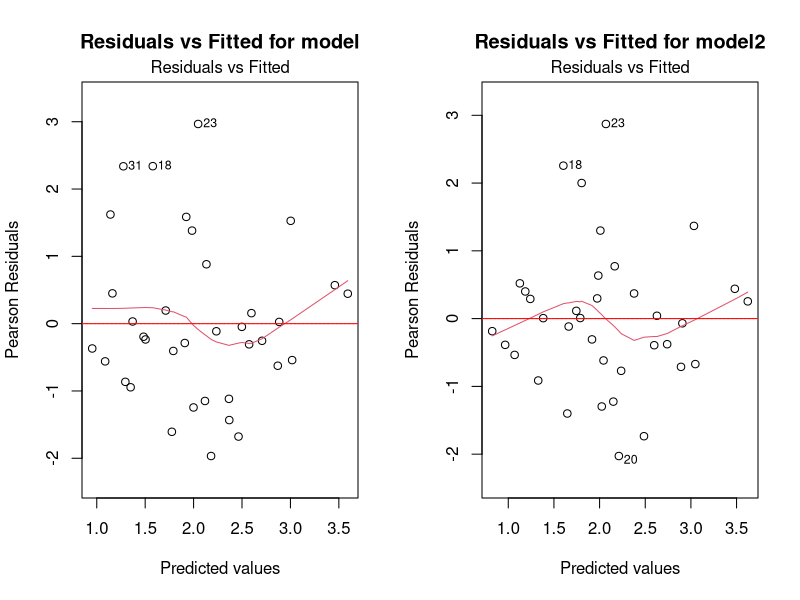

Recreate this plot in R. (Note: this script raises an error after producing the figure.)
## ---- chunk 1
## poisson regression
poem <- read.csv("poem_project.csv")
poem$end <- as.factor(poem$end )
poem$followed <- as.factor(poem$followed )
poem$poem6 <- as.factor(poem$poem6 )

model0 <- glm(count ~ poem2+poem3+poem4+poem5+poem6+end+followed, family = poisson, data = poem)
model1 <- glm(count ~ poem2+poem3+poem4+poem5+poem6+end+followed+poem6:end+poem6:followed, family = poisson, data = poem)
summary(model1)
## ---- chunk 2
library(nnet)  
poem <- read.csv("poem_project.csv")
model2 <- multinom(period ~ count + poem2 + poem3 + poem4 + poem5 + poem6 + end + followed, data = poem)
summary(model2)
## ---- chunk 3
model0_summary <- summary(model0)


coefficient_names <- rownames(model0_summary$coefficients)


coefficient_names <- sub("^followed$", "Followed by Nothing", coefficient_names)
coefficient_names <- sub("followed1", "Followed by Vowel", coefficient_names)
coefficient_names <- sub("followed2", "Followed by Consonant", coefficient_names)
coefficient_names <- sub("^end$", "End with As", coefficient_names)
coefficient_names <- sub("end1", "End with Ous", coefficient_names)


rownames(model0_summary$coefficients) <- coefficient_names

print(model0_summary)
## ---- chunk 4
model1_summary <- summary(model1)

# 获取coefficients矩阵的行名
coefficient_names <- rownames(model1_summary$coefficients)
coefficient_names <- sub("followed1", "Followed by Vowel", coefficient_names)
coefficient_names <- sub("followed2", "Followed by Consonant", coefficient_names)
coefficient_names <- sub("poem61:followed1", "Poem6 & Followed by Vowel", coefficient_names)
coefficient_names <- sub("poem61:followed2", "Poem6 & Followed by Consonant", coefficient_names)

# 对于end变量的更改
coefficient_names <- sub("end1", "End with Ous", coefficient_names)

# 如果还有end和poem6的交互项也需要改名
coefficient_names <- sub("poem61:end1", "Poem6 & End with Ous", coefficient_names)

# 重新赋值coefficients矩阵的行名
rownames(model1_summary$coefficients) <- coefficient_names

# 打印修改后的summary对象
print(model1_summary)
## ---- chunk 5
## likelyhood ratio test
lrt_result <- anova(model0, model1, test="Chisq")
lrt_result
## ---- chunk 6
par(mfrow=c(1,2)) 
plot(model0, which=1) 
abline(h=0, col="red") 
title(main="Residuals vs Fitted for model")

plot(model1, which=1) 
abline(h=0, col="red") 
title(main="Residuals vs Fitted for model2")
## ---- chunk 7
# binned residual plots
library(arm)
old.par <- par(no.readonly = TRUE)
x <- predict(model)
 y <- resid(model)
 binnedplot(x,y)
par(old.par)
x <- predict(model2)
y <- resid(model2)
binnedplot(x,y)
## ---- chunk 8
# K mean cluster
library(tidyverse)
library(readxl)
poems_data <- read_excel("poem.xls")
poems_data <- poems_data %>% mutate_at(vars(-poem), as.numeric)
poems_features <- select(poems_data, -poem)
# Set the number of clusters; you might need to adjust this based on your data
k <- 2
# Perform K-means clustering
set.seed(123)  # Set a random seed for reproducibility
clusters <- kmeans(poems_features, centers = k, nstart = 20)
# Add cluster assignments back to the data
poems_data$Cluster <- clusters$cluster
# Check which cluster 'poem6' is in and how many other poems are in the same cluster
poem6_cluster <- poems_data %>% filter(poem == "6") %>% pull(Cluster)
cluster_counts <- poems_data %>% count(Cluster)
cat("Poem6 is in cluster:", poem6_cluster, "\n")
cat("The number of poems in each cluster:\n")
print(cluster_counts)
# Perform PCA
pca_result <- prcomp(poems_features, center = TRUE, scale. = TRUE)
# Create a data frame for plotting
plot_data <- data.frame(x = pca_result$x[,1], y = pca_result$x[,2], Cluster = as.factor(poems_data$Cluster))
# Plot the PCA results with clusters
ggplot(plot_data, aes(x = x, y = y, color = Cluster, label = row.names(poems_data))) +
  geom_point() +
  geom_text(hjust = 0, vjust = 0) +  # Adjust the position of text labels
  theme_minimal() +
  labs(title = "PCA of Poems with K-means Clusters", x = "PC1", y = "PC2")
## ---- chunk 9
poems_features1 <- select(poems_data,asC,ousC)
k <- 3
# Perform K-means clustering
set.seed(456)  # Set a random seed for reproducibility
clusters <- kmeans(poems_features1, centers = k, nstart = 20)
# Add cluster assignments back to the data
poems_data$Cluster <- clusters$cluster
# Check which cluster 'poem6' is in and how many other poems are in the same cluster
poem6_cluster <- poems_data %>% filter(poem == "6") %>% pull(Cluster)
cluster_counts <- poems_data %>% count(Cluster)
cat("Poem6 is in cluster:", poem6_cluster, "\n")
cat("The number of poems in each cluster:\n")
print(cluster_counts)
# Perform PCA
pca_result <- prcomp(poems_features, center = TRUE, scale. = TRUE)
# Create a data frame for plotting
plot_data <- data.frame(x = pca_result$x[,1], y = pca_result$x[,2], Cluster = as.factor(poems_data$Cluster))
# Plot the PCA results with clusters
ggplot(plot_data, aes(x = x, y = y, color = Cluster, label = row.names(poems_data))) +
  geom_point() +
  geom_text(hjust = 0, vjust = 0) +  # Adjust the position of text labels
  theme_minimal() +
  labs(title = "PCA of Poems with K-means Clusters", x = "PC1", y = "PC2")
